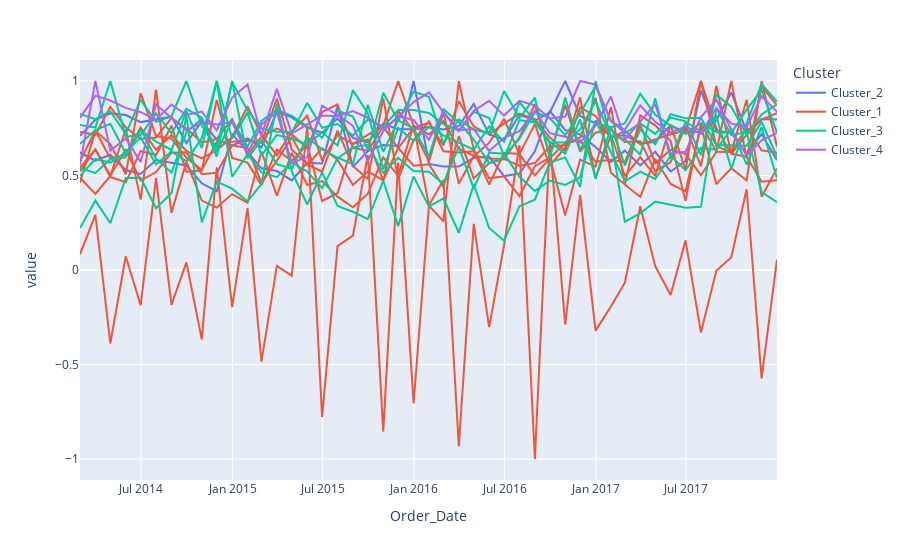

The code cell stored with this chart in its notebook:
### Markdown cell above
### Category: Hierarchical Desnity Based | Algorithm: HDSBCAN | Measure: Matrix Profile Distance

### Code cell
import plotly.express as px
import hdbscan
import stumpy

ts_data_m_n_T = ts_data_m_n.T
ts_data_m_n_T
# ts_data_m_n
def hdbscan_mpd(Ts: pd.DataFrame, metric: str):
    if metric == "mpd":
        mp_matrix = np.zeros((len(Ts), len(Ts)))
        m = 3
        for i in range(len(Ts)):
            for j in range(i+1, len(Ts)):
                distance = stumpy.mpdist(np.asarray(Ts.iloc[:, i]), np.asarray(Ts.iloc[:, j]), m)
                mp_matrix[i, j] = distance
                mp_matrix[j, i] = distance
    
    clusterer = hdbscan.HDBSCAN(metric='precomputed', min_cluster_size=2)
    cluster_model = clusterer.fit(mp_matrix)
    cluster_labels = clusterer.labels_
    return (cluster_model, cluster_labels)
(model, labels) = hdbscan_mpd(ts_data_m_n_T, "mpd")
# hdbscan_mpd(ts_data_m_n_T, "mpd")
# # for i in range(len(ts_data_m_n_T)):
# #     print(labels[i])

ts_data_m_n_T["Cluster"] = labels
# encode
codes = pd.Series(labels).sort_values().unique().tolist()
codes
levels = []
for i in range(1, len(codes) + 1):
    levels.append("Cluster_" + str(i))
levels
ts_data_m_n_T["Cluster"] = ts_data_m_n_T["Cluster"].replace(codes, levels)

#visualization
colmns = list(ts_data_m_n_T.columns)
colmns.remove("Cluster")
ts_data_m_n_T_l = ts_data_m_n_T.reset_index().rename(columns = {"index": "Category"})
ts_data_m_n_T_l = pd.melt(ts_data_m_n_T_l, id_vars=['Category', "Cluster"],
                      value_vars=colmns)

# fig = px.line(ts_data_m_n_T_l, x='Order_Date', y='value', color='Cluster', markers=True, title= "Clustering Monthly Sales Revenue (2014-17)")
# fig.show()

fig = px.line(ts_data_m_n_T_l, x="Order_Date", y="value", color="Cluster", line_group="Category")
fig.show()

g = sns.relplot(data = ts_data_m_n_T_l, x = "Order_Date", y = "value",
                col = "Cluster", hue = "Category",
                kind = "line", palette = "Spectral",   
                linewidth = 4, zorder = 5,
                col_wrap = 5, height = 3, aspect = 1.5, legend = False
               )
#add text and silhouettes
for time, ax in g.axes_dict.items():
    ax.text(.1, 1, time,
            transform = ax.transAxes, fontweight="bold"
           )
    sns.lineplot(data = ts_data_m_n_T_l, x = "Order_Date", y = "value", units="Cluster",
                 estimator = None, color= ".7", linewidth=1, ax=ax
                )
g.set_titles("")
g.set_axis_labels("", "value")
g.tight_layout()
